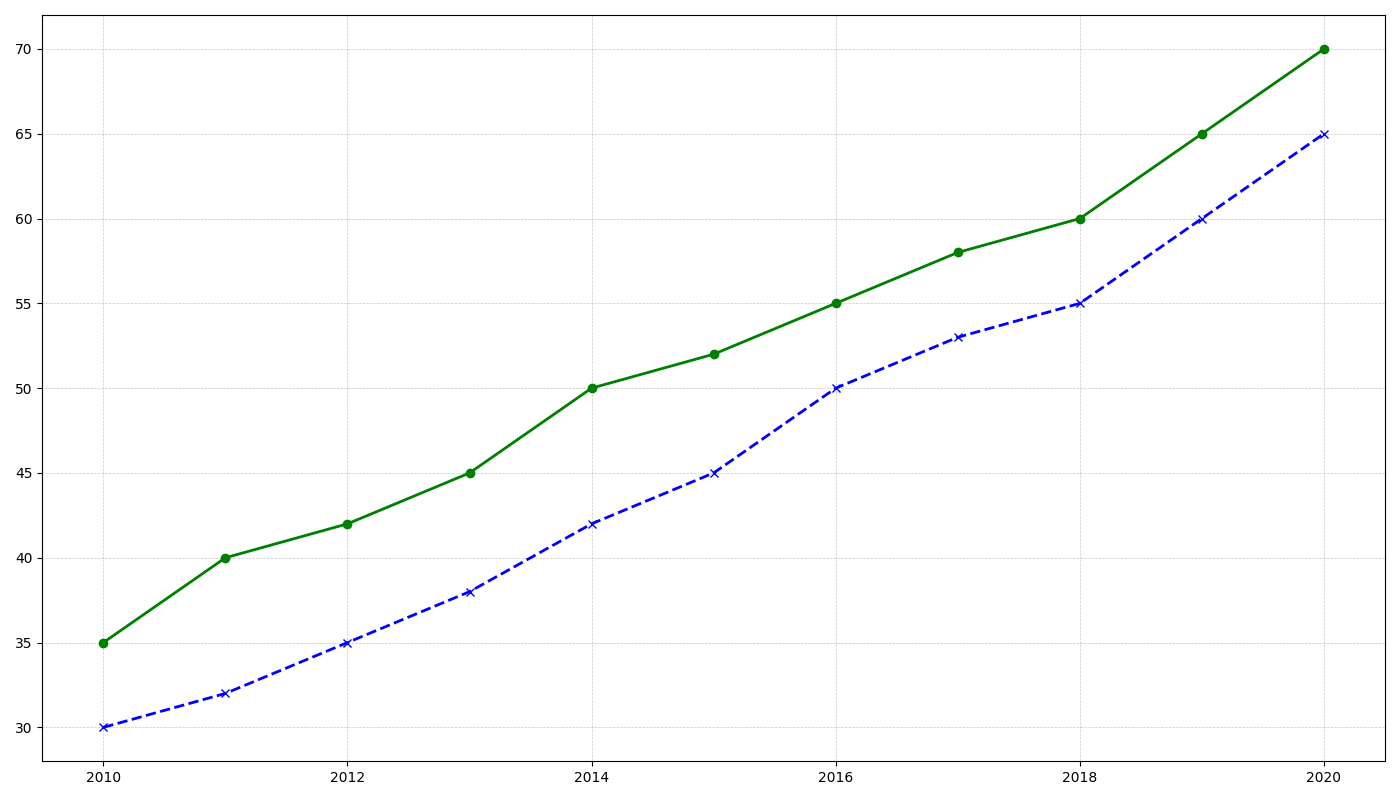

Write the Python code that produced this figure.
import matplotlib.pyplot as plt
import numpy as np

# Data: Productivity (in tons) of Farm A and Farm B over the years 2010 to 2020
years = np.arange(2010, 2021)
farm_a_productivity = np.array([35, 40, 42, 45, 50, 52, 55, 58, 60, 65, 70])
farm_b_productivity = np.array([30, 32, 35, 38, 42, 45, 50, 53, 55, 60, 65])

# Create subplots
fig, ax = plt.subplots(figsize=(14, 8))

# Plot Farm A productivity
ax.plot(years, farm_a_productivity, color='green', linestyle='-', linewidth=2, marker='o')

# Plot Farm B productivity
ax.plot(years, farm_b_productivity, color='blue', linestyle='--', linewidth=2, marker='x')

# Add grid for better readability
ax.grid(visible=True, linestyle='--', linewidth=0.5, alpha=0.7)

# Automatically adjust plot params
plt.tight_layout()

# Show the plot
plt.show()
